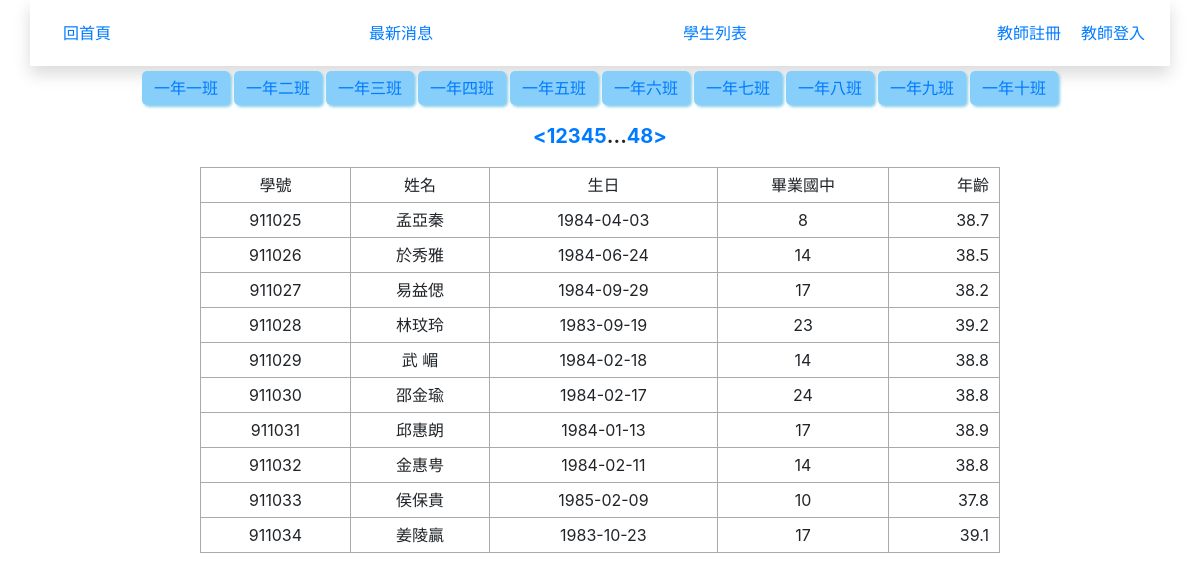
/?page=3, run on the app's committed database.
### tables this page shows
CREATE TABLE `classes` (
  `id` int(10) UNSIGNED NOT NULL,
  `code` varchar(3) NOT NULL,
  `name` varchar(12) NOT NULL,
  `tutor` varchar(8) NOT NULL
);

CREATE TABLE `students` (
  `id` int(10) UNSIGNED NOT NULL,
  `school_num` int(6) DEFAULT NULL COMMENT '學號',
  `name` varchar(8) DEFAULT NULL COMMENT '姓名',
  `birthday` date DEFAULT NULL COMMENT '出生年月日',
  `uni_id` varchar(10) DEFAULT NULL COMMENT '身分證號碼',
  `addr` varchar(32) DEFAULT NULL COMMENT '住址',
  `parents` varchar(8) DEFAULT NULL COMMENT '家長',
  `tel` varchar(16) DEFAULT NULL COMMENT '電話',
  `dept` varchar(8) DEFAULT NULL COMMENT '科別',
  `graduate_at` varchar(16) DEFAULT NULL COMMENT '畢業國中',
  `status_code` varchar(4) DEFAULT NULL
);

### front/main.php (the view, shortened to what this page needs)
<?php
include "./layouts/class_nav.php";
?>
<?php
    if (isset($_GET['code'])) {
        $sql = "SELECT `students`.`id`,
                `students`.`school_num` as '學號',
                `students`.`name` as '姓名',
                `students`.`birthday` as '生日',
                `students`.`graduate_at` as '畢業國中'
                FROM `students`,`class_student`
                WHERE `class_student`.`school_num`=`students`.`school_num` && `class_code`='{$_GET['code']}'";
        $sql_total = "SELECT count(`students`.`id`)
                FROM `students`,`class_student`
                WHERE `class_student`.`school_num`=`students`.`school_num` &&  `class_code`='{$_GET['code']}'";
    }else{
        $sql = "SELECT `students`.`id`,
                `students`.`school_num` as '學號',
                `students`.`name` as '姓名',
                `students`.`birthday` as '生日',
                `students`.`graduate_at` as '畢業國中'
                FROM `students`";
        $sql_total = "SELECT count(`students`.`id`)
                FROM `students`";
    }
    $div=10;
    $total=$pdo->query($sql_total)->fetchColumn();
    $pages=ceil($total/$div);
    $now=(isset($_GET['page']))?$_GET['page']:1;
    $start=($now-1)*$div;
    $sql=$sql."LIMIT $start,$div";
    $rows = $pdo->query($sql)->fetchAll(PDO::FETCH_ASSOC);
    ?>
<div class="pages">
    <?php
    if(($now-1)>=1){
        $prev=$now-1;
        if(isset($_GET['code'])){
            echo "<a href='?page=$prev&code={$_GET['code']}'>";
            echo "&lt";
            echo "</a>";
        }else{
            echo "<a href='?page=$prev'>";
            echo "&lt";
            echo "</a>";
        }
    }else{
        echo "<a class='noshow'>&nbsp;</a>";
    }
    ?>
<?php
        if($now>=3 && $now<=($pages-2)){
            $startPage=$now-2;
        }else if($now-2<3){
            $startPage=1;
        }else{
            $startPage=$pages-4;
        }
        for($i=$startPage;$i<=($startPage+4);$i++){
            $nowPage=($i==$now)?'now':'';
            if(isset($_GET['code'])){
                echo "<a href='?page=$i&code={$_GET['code']}' class='$nowPage'> ";
                echo $i;
                echo " </a>";
            }else{
                echo "<a href='?page=$i' class='$nowPage'> ";
                echo $i;
                echo " </a>";
            }
        }
        ?>
<?php
        if($now<=($pages-3)){
            if(isset($_GET['code'])){
                echo "...<a href='?page=$pages&code={$_GET['code']}'> ";
                echo "$pages";
                echo " </a>";
            }else{
                echo "...<a href='?page=$pages'> ";
                echo "$pages";
                echo " </a>";
            }
        }
    ?>
    <?php
    if(($now+1)<=$pages){
        $next=$now+1;
        if(isset($_GET['code'])){
            echo "<a href='?page=$next&code={$_GET['code']}'>";
            echo "&gt";
            echo "</a>";
        }else{
            echo "<a href='?page=$next'>";
            echo "&gt";
            echo "</a>";
        }
    }else{
        echo "<a class='noshow'>&nbsp</a>";
    }
    ?>
    </div>
    <table class='list-students'>
        <tr>
            <td>學號</td>
            <td>姓名</td>
            <td>生日</td>
            <td>畢業國中</td>
            <td>年齡</td>
        </tr>
        <?php
        foreach ($rows as $row) {
            $age = round((strtotime('now') - strtotime($row['生日'])) / (60 * 60 * 24 * 365), 1);
            echo "<tr>";
            echo "<td>{$row['學號']}</td>";
            echo "<td>{$row['姓名']}</td>";
            echo "<td>{$row['生日']}</td>";
            echo "<td>{$row['畢業國中']}</td>";
            echo "<td>$age</td>";
            echo "</tr>";
        }
        ?>
    </table>

### layouts/class_nav.php
<nav>
    <ul class="class-list">
    <?php
        $sql="SELECT `id`,`code`,`name` FROM `classes`";
        $classes=$pdo->query($sql)->fetchAll(PDO::FETCH_ASSOC);
        foreach($classes as $class){
            echo "<li><a href='?code={$class['code']}'>{$class['name']}</a></li>";
        }
    ?>
    </ul>
    </nav>

### style.css (style rules this page uses)
* { margin: 0; padding: 0; box-sizing: border-box; }
.list-students { border-collapse: collapse; width:800px; margin:auto; }
.list-students td { border: 1px solid #aaa; padding: 5px 10px; text-align: center; }
.list-students td:nth-last-child(1) { text-align: right; }
nav a { display: inline-block; padding: 5px 10px; text-decoration: none; }
.class-list { display: flex; list-style-type: none; justify-content: center; align-items: center; margin:5px 0; }
nav ul.class-list li a { padding:5px 12px; margin:0 2px; border-radius:5px; background-color: lightskyblue; box-shadow:2px 2px 3px skyblue; text-decoration: none; }
nav,pages { text-align: center; }
.pages { font-size:20px; font-weight: bolder; margin:1rem auto; display: flex; justify-content:center; width:800px; }

### data on the page
classes: name "一年一班"
classes: name "一年二班"
classes: name "一年三班"
classes: name "一年四班"
classes: name "一年五班"
classes: name "一年六班"
classes: name "一年七班"
classes: name "一年八班"
classes: name "一年九班"
classes: name "一年十班"
students: school_num "911025", name "孟亞秦", birthday "1984-04-03", graduate_at "8", birthday "38.7"
students: school_num "911026", name "於秀雅", birthday "1984-06-24", graduate_at "14", birthday "38.5"
students: school_num "911027", name "易益偲", birthday "1984-09-29", graduate_at "17", birthday "38.2"
students: school_num "911028", name "林玟玲", birthday "1983-09-19", graduate_at "23", birthday "39.2"
students: school_num "911029", name "武 嵋", birthday "1984-02-18", graduate_at "14", birthday "38.8"
students: school_num "911030", name "邵金瑜", birthday "1984-02-17", graduate_at "24", birthday "38.8"
students: school_num "911031", name "邱惠朗", birthday "1984-01-13", graduate_at "17", birthday "38.9"
students: school_num "911032", name "金惠甹", birthday "1984-02-11", graduate_at "14", birthday "38.8"
students: school_num "911033", name "侯保貴", birthday "1985-02-09", graduate_at "10", birthday "37.8"
students: school_num "911034", name "姜陵贏", birthday "1983-10-23", graduate_at "17", birthday "39.1"

### other printed values
$pages "48"
